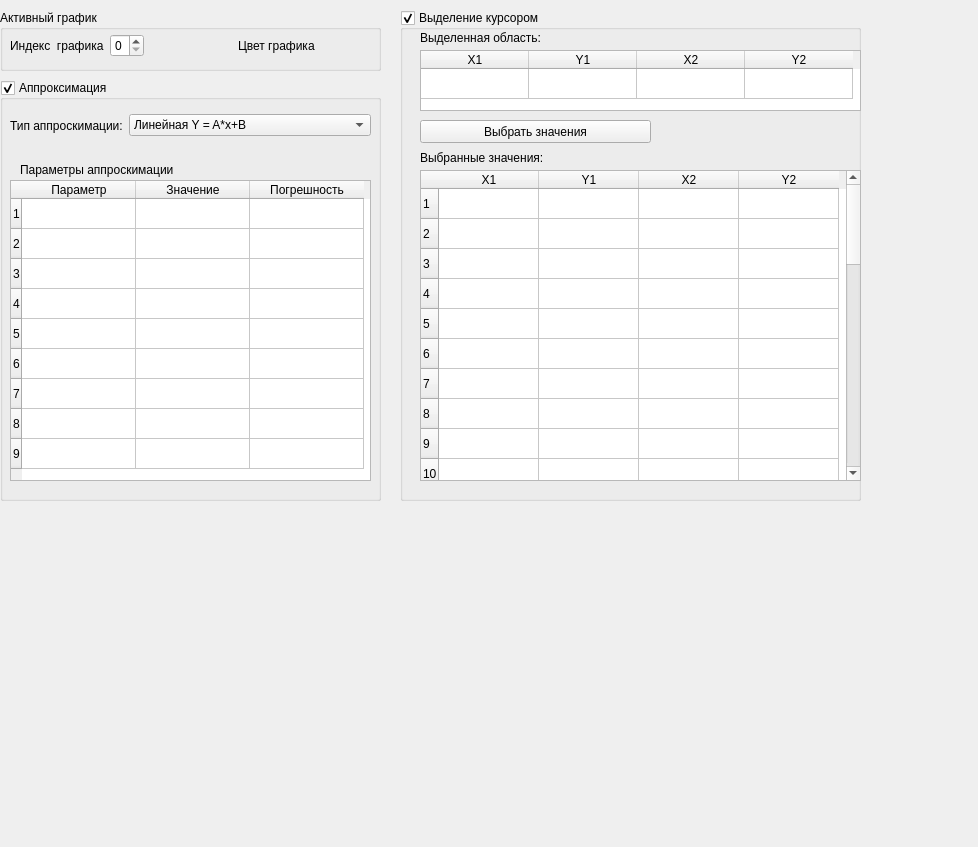
<?xml version="1.0" encoding="UTF-8"?>
<ui version="4.0">
 <class>PltPrmWnd</class>
 <widget class="QWidget" name="PltPrmWnd">
  <property name="geometry">
   <rect>
    <x>0</x>
    <y>0</y>
    <width>978</width>
    <height>847</height>
   </rect>
  </property>
  <property name="windowTitle">
   <string>Параметры графика</string>
  </property>
  <property name="windowIcon">
   <iconset>
    <normaloff>graph2.png</normaloff>graph2.png</iconset>
  </property>
  <widget class="QGroupBox" name="Select_groupBox">
   <property name="geometry">
    <rect>
     <x>400</x>
     <y>10</y>
     <width>461</width>
     <height>491</height>
    </rect>
   </property>
   <property name="title">
    <string>Выделение курсором</string>
   </property>
   <property name="flat">
    <bool>false</bool>
   </property>
   <property name="checkable">
    <bool>true</bool>
   </property>
   <property name="checked">
    <bool>true</bool>
   </property>
   <widget class="QLabel" name="SelectedRegion_label">
    <property name="geometry">
     <rect>
      <x>20</x>
      <y>20</y>
      <width>141</width>
      <height>16</height>
     </rect>
    </property>
    <property name="text">
     <string>Выделенная область:</string>
    </property>
   </widget>
   <widget class="QTableWidget" name="CurentSelecld_tableWidget">
    <property name="geometry">
     <rect>
      <x>20</x>
      <y>40</y>
      <width>441</width>
      <height>61</height>
     </rect>
    </property>
    <property name="rowCount">
     <number>1</number>
    </property>
    <property name="columnCount">
     <number>4</number>
    </property>
    <attribute name="horizontalHeaderVisible">
     <bool>true</bool>
    </attribute>
    <attribute name="horizontalHeaderCascadingSectionResizes">
     <bool>false</bool>
    </attribute>
    <attribute name="horizontalHeaderDefaultSectionSize">
     <number>108</number>
    </attribute>
    <attribute name="verticalHeaderVisible">
     <bool>false</bool>
    </attribute>
    <row/>
    <column>
     <property name="text">
      <string>X1</string>
     </property>
    </column>
    <column>
     <property name="text">
      <string>Y1</string>
     </property>
    </column>
    <column>
     <property name="text">
      <string>X2</string>
     </property>
    </column>
    <column>
     <property name="text">
      <string>Y2</string>
     </property>
    </column>
   </widget>
   <widget class="QLabel" name="ChooseSelected_label">
    <property name="geometry">
     <rect>
      <x>20</x>
      <y>140</y>
      <width>171</width>
      <height>16</height>
     </rect>
    </property>
    <property name="text">
     <string>Выбранные значения:</string>
    </property>
   </widget>
   <widget class="QPushButton" name="ChooseSelected_pushButton">
    <property name="geometry">
     <rect>
      <x>20</x>
      <y>110</y>
      <width>231</width>
      <height>23</height>
     </rect>
    </property>
    <property name="text">
     <string>Выбрать значения</string>
    </property>
   </widget>
   <widget class="QTableWidget" name="ChooseSelected_tableWidget">
    <property name="geometry">
     <rect>
      <x>20</x>
      <y>160</y>
      <width>441</width>
      <height>311</height>
     </rect>
    </property>
    <property name="rowCount">
     <number>32</number>
    </property>
    <property name="columnCount">
     <number>4</number>
    </property>
    <row/>
    <row/>
    <row/>
    <row/>
    <row/>
    <row/>
    <row/>
    <row/>
    <row/>
    <row/>
    <row/>
    <row/>
    <row/>
    <row/>
    <row/>
    <row/>
    <row/>
    <row/>
    <row/>
    <row/>
    <row/>
    <row/>
    <row/>
    <row/>
    <row/>
    <row/>
    <row/>
    <row/>
    <row/>
    <row/>
    <row/>
    <row/>
    <column>
     <property name="text">
      <string>X1</string>
     </property>
    </column>
    <column>
     <property name="text">
      <string>Y1</string>
     </property>
    </column>
    <column>
     <property name="text">
      <string>X2</string>
     </property>
    </column>
    <column>
     <property name="text">
      <string>Y2</string>
     </property>
    </column>
   </widget>
  </widget>
  <widget class="QGroupBox" name="Approx_groupBox">
   <property name="geometry">
    <rect>
     <x>0</x>
     <y>80</y>
     <width>381</width>
     <height>421</height>
    </rect>
   </property>
   <property name="title">
    <string>Аппроксимация</string>
   </property>
   <property name="flat">
    <bool>true</bool>
   </property>
   <property name="checkable">
    <bool>true</bool>
   </property>
   <property name="checked">
    <bool>true</bool>
   </property>
   <widget class="QWidget" name="verticalLayoutWidget">
    <property name="geometry">
     <rect>
      <x>10</x>
      <y>20</y>
      <width>371</width>
      <height>391</height>
     </rect>
    </property>
    <layout class="QVBoxLayout" name="verticalLayout">
     <item>
      <widget class="QWidget" name="widget_2" native="true">
       <widget class="QWidget" name="horizontalLayoutWidget_2">
        <property name="geometry">
         <rect>
          <x>0</x>
          <y>10</y>
          <width>361</width>
          <height>31</height>
         </rect>
        </property>
        <layout class="QHBoxLayout" name="horizontalLayout_2">
         <item>
          <widget class="QLabel" name="ApproxType_label">
           <property name="text">
            <string>Тип аппроскимации:</string>
           </property>
          </widget>
         </item>
         <item>
          <widget class="QComboBox" name="ApproxType_comboBox">
           <property name="editable">
            <bool>false</bool>
           </property>
           <property name="currentText">
            <string>Линейная Y = A*x+B</string>
           </property>
           <property name="currentIndex">
            <number>0</number>
           </property>
           <property name="maxCount">
            <number>2</number>
           </property>
           <property name="iconSize">
            <size>
             <width>16</width>
             <height>16</height>
            </size>
           </property>
           <item>
            <property name="text">
             <string>Линейная Y = A*x+B</string>
            </property>
           </item>
           <item>
            <property name="text">
             <string>Гауссовая Y = A*exp(-((X-B)/C)^2)+D*X+E</string>
            </property>
           </item>
          </widget>
         </item>
        </layout>
       </widget>
       <widget class="QTableWidget" name="ApproxPrm_tableWidget">
        <property name="geometry">
         <rect>
          <x>0</x>
          <y>80</y>
          <width>361</width>
          <height>301</height>
         </rect>
        </property>
        <property name="rowCount">
         <number>9</number>
        </property>
        <property name="columnCount">
         <number>3</number>
        </property>
        <attribute name="horizontalHeaderVisible">
         <bool>true</bool>
        </attribute>
        <attribute name="horizontalHeaderDefaultSectionSize">
         <number>114</number>
        </attribute>
        <attribute name="horizontalHeaderHighlightSections">
         <bool>true</bool>
        </attribute>
        <attribute name="horizontalHeaderShowSortIndicator" stdset="0">
         <bool>false</bool>
        </attribute>
        <attribute name="verticalHeaderVisible">
         <bool>true</bool>
        </attribute>
        <attribute name="verticalHeaderDefaultSectionSize">
         <number>30</number>
        </attribute>
        <row/>
        <row/>
        <row/>
        <row/>
        <row/>
        <row/>
        <row/>
        <row/>
        <row/>
        <column>
         <property name="text">
          <string>Параметр</string>
         </property>
        </column>
        <column>
         <property name="text">
          <string>Значение</string>
         </property>
        </column>
        <column>
         <property name="text">
          <string>Погрешность</string>
         </property>
        </column>
       </widget>
       <widget class="QLabel" name="ApproxPrm_label">
        <property name="geometry">
         <rect>
          <x>10</x>
          <y>60</y>
          <width>171</width>
          <height>20</height>
         </rect>
        </property>
        <property name="text">
         <string>Параметры аппроскимации</string>
        </property>
       </widget>
      </widget>
     </item>
    </layout>
   </widget>
  </widget>
  <widget class="QGroupBox" name="ActivePlot_groupBox">
   <property name="geometry">
    <rect>
     <x>0</x>
     <y>10</y>
     <width>381</width>
     <height>61</height>
    </rect>
   </property>
   <property name="autoFillBackground">
    <bool>false</bool>
   </property>
   <property name="title">
    <string>Активный график</string>
   </property>
   <property name="flat">
    <bool>false</bool>
   </property>
   <widget class="QWidget" name="ActPltClr_widget" native="true">
    <property name="geometry">
     <rect>
      <x>280</x>
      <y>30</y>
      <width>51</width>
      <height>21</height>
     </rect>
    </property>
   </widget>
   <widget class="QWidget" name="horizontalLayoutWidget">
    <property name="geometry">
     <rect>
      <x>10</x>
      <y>20</y>
      <width>361</width>
      <height>31</height>
     </rect>
    </property>
    <layout class="QHBoxLayout" name="horizontalLayout">
     <item>
      <widget class="QLabel" name="ChanelId_label">
       <property name="text">
        <string>Индекс  графика</string>
       </property>
      </widget>
     </item>
     <item>
      <widget class="QSpinBox" name="ChanedId_spinBox">
       <property name="maximum">
        <number>3</number>
       </property>
      </widget>
     </item>
     <item>
      <spacer name="horizontalSpacer">
       <property name="orientation">
        <enum>Qt::Horizontal</enum>
       </property>
       <property name="sizeHint" stdset="0">
        <size>
         <width>40</width>
         <height>20</height>
        </size>
       </property>
      </spacer>
     </item>
     <item>
      <widget class="QLabel" name="PlotColor_label">
       <property name="text">
        <string>Цвет графика</string>
       </property>
      </widget>
     </item>
     <item>
      <widget class="ColorBox" name="PlotColor_widget" native="true">
       <property name="minimumSize">
        <size>
         <width>50</width>
         <height>20</height>
        </size>
       </property>
      </widget>
     </item>
    </layout>
   </widget>
  </widget>
 </widget>
 <customwidgets>
  <customwidget>
   <class>ColorBox</class>
   <extends>QWidget</extends>
   <header>colorbox.h</header>
  </customwidget>
 </customwidgets>
 <resources/>
 <connections/>
</ui>
